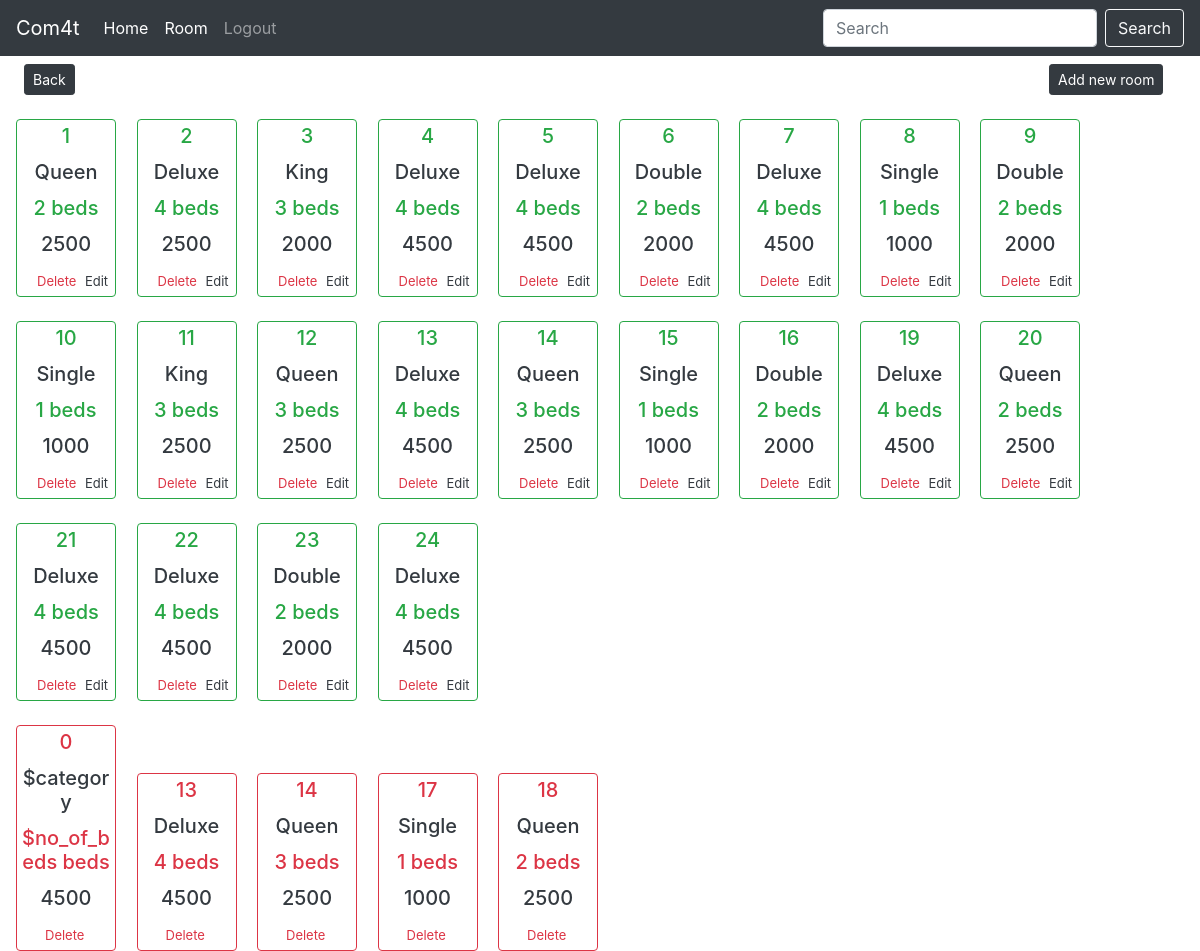
Screenshot of /room.php with the database file from the repository.
### tables this page shows
CREATE TABLE `room` (
  `sno` int(10) NOT NULL,
  `room_no` int(11) NOT NULL,
  `category` text NOT NULL,
  `no_of_beds` int(30) NOT NULL,
  `price` int(30) NOT NULL,
  `Status` varchar(30) NOT NULL
);

CREATE TABLE `hotel_data` (
  `Sno.` int(5) NOT NULL,
  `Visitor_name` varchar(20) NOT NULL,
  `Contact_number` text NOT NULL,
  `Email_id` varchar(50) NOT NULL,
  `Room_no` int(11) NOT NULL,
  `category` text NOT NULL,
  `no_of_beds` text NOT NULL,
  `Arrival_date` date NOT NULL,
  `Departure_date` date NOT NULL,
  `advance_payment` int(30) NOT NULL,
  `Rent` text NOT NULL,
  `Room_status` text NOT NULL
);

### room.php (the view, shortened to what this page needs)
<?php
$login = true;
include 'partials/_dbconnect.php';
$sql_room_vacant = "SELECT * FROM `room` ORDER BY room_no ASC";
$resu_room_vacant = mysqli_query($conn, $sql_room_vacant);
$Sql_room_booked = "SELECT * FROM `hotel_data` WHERE `Room_status`='booked' ORDER BY room_no ASC";
$resu_room_booked = mysqli_query($conn, $Sql_room_booked);
?>
<!doctype html>
<html lang="en">
<head>
  <link rel="stylesheet" href="https://stackpath.bootstrapcdn.com/bootstrap/4.4.1/css/bootstrap.min.css">
</head>
<body>
  <?php require 'partials/_nav1.php' ?>
    <div class="row">
      <div class="col-sm-2"><a href="/LOGINSYSTEM/welcome.php"><button class="btn btn-dark btn-sm mx-4 mt-2">Back</button></a></div>
    <div class="col-sm-8"></div>
    <div class="col-sm-2"><a href="room_form.php?sn=0"><button class="btn btn-dark btn-sm mx-4 mt-2">Add new room</button></a></div>
</div>
  <?php
        while($row = mysqli_fetch_assoc($resu_room_vacant))
        {
          ?>
<div class="card border-success d-inline-block col-sm-1 p-1 mt-4 mr-0 ml-3">
    <div class="card-body p-0 border-success">
      <h5 class="card-title text-success text-center"><?php echo $row['room_no']?></h5>
      <h5 class="card-title text-dark text-center"><?php echo $row['category']?></h5>
      <h5 class="card-title text-success text-center"><?php echo $row['no_of_beds']." "."beds"?></h5>
      <h5 class="card-title text-dark text-center"><?php echo $row['price']?></h5>
      <a href="delete_room.php?sn=<?php echo $row['sno'];?>" class="text-danger text-center ml-3" style="font-size: small;">Delete</a> <a href="room_form.php?sn=<?php echo $row['sno'];?>" class="text-dark text-center ml-1" style="font-size: small;">Edit</a>
    </div>
  </div>
<?php } ?>
<br>
<?php
        while($row = mysqli_fetch_assoc($resu_room_booked))
        {
          ?>
 <div class="card border-danger d-inline-block col-sm-1 p-1 mt-4 mr-0 ml-3">
    <div class="card-body p-0 border-success">
      <h5 class="card-title text-danger text-center"><?php echo $row['Room_no']?></h5>
      <h5 class="card-title text-dark text-center"><?php echo $row['category']?></h5>
      <h5 class="card-title text-danger text-center"><?php echo $row['no_of_beds']." "."beds"?></h5>
      <h5 class="card-title text-dark text-center"><?php echo $row['Rent']?></h5>
      <a href="delete.php?sn=<?php echo $row['Sno.'];?>" class="text-danger text-center ml-4" style="font-size: small;">Delete</a>
    </div>
  </div>
<?php } ?>
</body>
</html>

### partials/_nav1.php (shortened to what this page needs)
<nav class="navbar navbar-expand-lg navbar-dark bg-dark">
  <a class="navbar-brand" href="/loginsystem">Com4t</a>
  <div class="collapse navbar-collapse" id="navbarSupportedContent">
    <ul class="navbar-nav mr-auto">
    <?php if ($login) { ?>  <li class="nav-item active">
      <a class="nav-link" href="/LOGINSYSTEM/welcome.php">Home <span class="sr-only">(current)</span></a></li>
      <li class="nav-item active">
      <a class="nav-link" href="/LOGINSYSTEM/room.php">Room <span class="sr-only">(current)</span></a></li>
        <?php } ?>
     <?php if ($login){?>
      <li class="nav-item">
        <a class="nav-link" href="/LOGINSYSTEM/logout.php">Logout</a>
      </li>
      <?php } ?>
    </ul>
    <form class="form-inline my-2 my-lg-0">
      <input class="form-control mr-sm-2" type="search" placeholder="Search" aria-label="Search">
      <button class="btn btn-outline-light my-2 my-sm-0" type="submit">Search</button>
    </form>
  </div>
</nav>

### rows the page displays
room: room_no "1", category "Queen", no_of_beds "2", price "2500"
room: room_no "2", category "Deluxe", no_of_beds "4", price "2500"
room: room_no "3", category "King", no_of_beds "3", price "2000"
room: room_no "4", category "Deluxe", no_of_beds "4", price "4500"
room: room_no "5", category "Deluxe", no_of_beds "4", price "4500"
room: room_no "6", category "Double", no_of_beds "2", price "2000"
room: room_no "7", category "Deluxe", no_of_beds "4", price "4500"
room: room_no "8", category "Single", no_of_beds "1", price "1000"
room: room_no "9", category "Double", no_of_beds "2", price "2000"
room: room_no "10", category "Single", no_of_beds "1", price "1000"
room: room_no "11", category "King", no_of_beds "3", price "2500"
room: room_no "12", category "Queen", no_of_beds "3", price "2500"
room: room_no "13", category "Deluxe", no_of_beds "4", price "4500"
room: room_no "14", category "Queen", no_of_beds "3", price "2500"
room: room_no "15", category "Single", no_of_beds "1", price "1000"
room: room_no "16", category "Double", no_of_beds "2", price "2000"
room: room_no "19", category "Deluxe", no_of_beds "4", price "4500"
room: room_no "20", category "Queen", no_of_beds "2", price "2500"
room: room_no "21", category "Deluxe", no_of_beds "4", price "4500"
room: room_no "22", category "Deluxe", no_of_beds "4", price "4500"
room: room_no "23", category "Double", no_of_beds "2", price "2000"
room: room_no "24", category "Deluxe", no_of_beds "4", price "4500"
hotel_data: Room_no "0", category "$category", no_of_beds "$no_of_beds", Rent "4500"
hotel_data: Room_no "13", category "Deluxe", no_of_beds "4", Rent "4500"
hotel_data: Room_no "14", category "Queen", no_of_beds "3", Rent "2500"
hotel_data: Room_no "17", category "Single", no_of_beds "1", Rent "1000"
hotel_data: Room_no "18", category "Queen", no_of_beds "2", Rent "2500"
